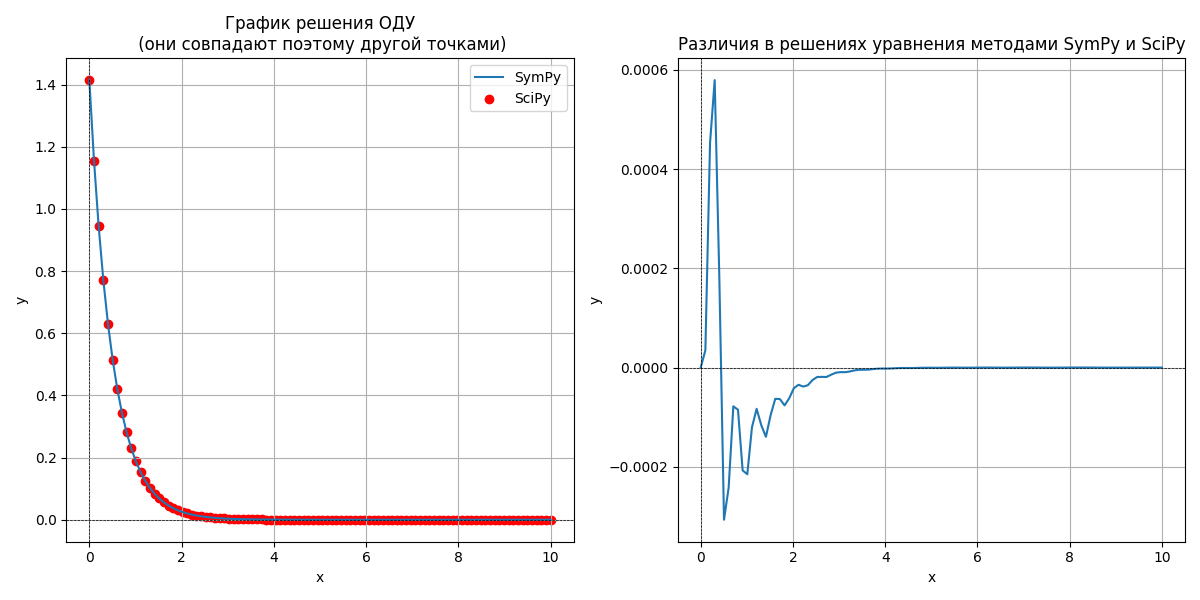

This figure's Python source:
import sympy as sp
import numpy as np
import matplotlib.pyplot as plt
from scipy.integrate import solve_ivp

x = sp.symbols('x')
y = sp.Function('y')

dydx = -2 * y(x)
solution_sympy = sp.dsolve(sp.Eq(y(x).diff(x), dydx), y(x))

print("Символьное решение:", solution_sympy)

C1 = sp.symbols('C1')
y_value = sp.sqrt(2)
x_value = 0

C1_value = sp.solve(solution_sympy.subs({y(x): y_value, x: x_value}), C1)

print("Значение C1:", C1_value[0])

solution_sympy = solution_sympy.subs('C1', C1_value[0])
print("Решение задачи Коши с помощью sympy:", solution_sympy)

# ---- теперь с SciPy ----

def dydt(t, y):
    return -2 * y

y0 = np.sqrt(2)
Interval = (0, 10)
x_axis = np.linspace(Interval[0], Interval[1], 100)

solution = solve_ivp(dydt, Interval, [y0], t_eval=x_axis)

t_values = solution.t
y_values_scipy = solution.y[0]

y_solution = solution_sympy.rhs
y_numeric = sp.lambdify(x, y_solution, 'numpy') #преобразует функцию в численную для построения графика
y_values_sympy = y_numeric(x_axis)

dif=y_values_sympy-y_values_scipy

fig, axs = plt.subplots(1, 2,figsize=(12, 6))
axs[0].plot(x_axis, y_values_sympy, label='SymPy')
axs[0].scatter(t_values, y_values_scipy, label='SciPy', c='r')
axs[0].set_title("График решения ОДУ\n (они совпадают поэтому другой точками)")
axs[0].set_xlabel('x')
axs[0].set_ylabel('y')
axs[0].axhline(0, color='black', lw=0.5, ls='--')
axs[0].axvline(0, color='black', lw=0.5, ls='--')
axs[0].legend()
axs[0].grid()

axs[1].plot(x_axis,dif)
axs[1].set_title('Различия в решениях уравнения методами SymPy и SciPy')
axs[1].set_xlabel('x')
axs[1].set_ylabel('y')
axs[1].axhline(0, color='black', lw=0.5, ls='--')
axs[1].axvline(0, color='black', lw=0.5, ls='--')
axs[1].grid()

plt.tight_layout()
plt.show()
